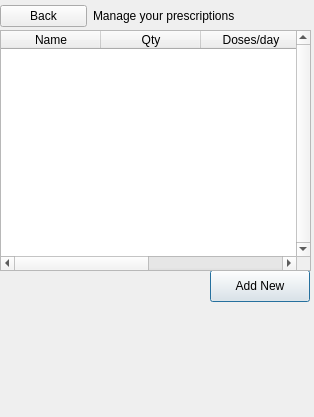
<?xml version="1.0" encoding="UTF-8"?>
<ui version="4.0">
 <class>ManageDialog</class>
 <widget class="QDialog" name="ManageDialog">
  <property name="geometry">
   <rect>
    <x>0</x>
    <y>0</y>
    <width>314</width>
    <height>417</height>
   </rect>
  </property>
  <property name="windowTitle">
   <string>Manage Your Prescriptions</string>
  </property>
  <widget class="QPushButton" name="pushButton_2">
   <property name="geometry">
    <rect>
     <x>210</x>
     <y>270</y>
     <width>100</width>
     <height>32</height>
    </rect>
   </property>
   <property name="text">
    <string>Add New</string>
   </property>
  </widget>
  <widget class="QTableWidget" name="tableWidget">
   <property name="geometry">
    <rect>
     <x>0</x>
     <y>30</y>
     <width>311</width>
     <height>241</height>
    </rect>
   </property>
   <property name="sizePolicy">
    <sizepolicy hsizetype="Expanding" vsizetype="Expanding">
     <horstretch>0</horstretch>
     <verstretch>0</verstretch>
    </sizepolicy>
   </property>
   <property name="verticalScrollBarPolicy">
    <enum>Qt::ScrollBarAlwaysOn</enum>
   </property>
   <property name="horizontalScrollBarPolicy">
    <enum>Qt::ScrollBarAlwaysOn</enum>
   </property>
   <column>
    <property name="text">
     <string>Name</string>
    </property>
   </column>
   <column>
    <property name="text">
     <string>Qty</string>
    </property>
   </column>
   <column>
    <property name="text">
     <string>Doses/day</string>
    </property>
   </column>
   <column>
    <property name="text">
     <string>Times</string>
    </property>
   </column>
  </widget>
  <widget class="QWidget" name="layoutWidget">
   <property name="geometry">
    <rect>
     <x>0</x>
     <y>0</y>
     <width>235</width>
     <height>32</height>
    </rect>
   </property>
   <layout class="QHBoxLayout" name="horizontalLayout">
    <item>
     <widget class="QPushButton" name="pushButton">
      <property name="text">
       <string>Back</string>
      </property>
     </widget>
    </item>
    <item>
     <widget class="QLabel" name="label">
      <property name="text">
       <string>Manage your prescriptions</string>
      </property>
     </widget>
    </item>
   </layout>
  </widget>
 </widget>
 <resources/>
 <connections/>
</ui>
